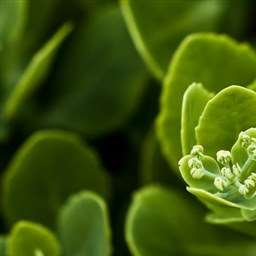
%> input picture 2  免疫遗传算法实现图像阈值分割/01.bmp, 256 x 256 px
$ octave main.m   (GNU Octave 9; MATLAB toolbox functions it lacks are replaced by stand-ins)
%> lines starting %> are read from the running program, lines starting %| are printed output that depends on the picture
### 2  免疫遗传算法实现图像阈值分割/isrgb.m
%%   判断是否为RGB真彩图像
function y = isrgb(x)
wid = sprintf('Images:%s:obsoleteFunction',mfilename);
str1= sprintf('%s is obsolete and may be removed in the future.',mfilename);
str2 = 'See product release notes for more information.';
warning(wid,'%s\n%s',str1,str2);

y = size(x,3)==3;
if y
   if isa(x, 'logical')
      y = false;
   elseif isa(x, 'double')
      m = size(x,1);
      n = size(x,2);
      chunk = x(1:min(m,10),1:min(n,10),:);
      y = (min(chunk(:))>=0 && max(chunk(:))<=1);
      if y
         y = (min(x(:))>=0 && max(x(:))<=1);
      end
   end
end

### 2  免疫遗传算法实现图像阈值分割/fitnessty.m
%%  适应度计算
function [fitness,b,number]=fitnessty(pop,lanti,I,popsize,m,n,number)
 num=m*n;
 for i=1:popsize
     number=number+1;
        anti=pop(i,:);
        lowsum=0;                  %低于阈值的灰度值之和
        lownum=0;                  %低于阈值的像素点的个数
        highsum=0;                 %高于阈值的灰度值之和
        highnum=0;                 %高于阈值的像素点的个数
        a=0;
        for j=1:lanti
            a=a+anti(1,j)*(2^(j-1));  %加权求和
        end
        b(1,i)=a*255/(2^lanti-1);
        for x=1:m
            for y=1:n
                if I(x,y)<b(1,i)
                    lowsum=lowsum+double(I(x,y));
                    lownum=lownum+1;
                else
                    highsum=highsum+double(I(x,y));
                    highnum=highnum+1;
                end
            end
        end
        u=(lowsum+highsum)/num;
        if lownum~=0
            u0=lowsum/lownum;
        else
            u0=0;
        end
        if highnum~=0
            u1=highsum/highnum;
        else
            u1=0;
        end
        w0=lownum/(num);
        w1=highnum/(num);
        fitness(1,i)=w0*(u0-u)^2+w1*(u1-u)^2;
 end

end

### 2  免疫遗传算法实现图像阈值分割/fit.m
%%   抗体的聚合适应度函数
function f=fit(A,fitness)
t=0.8;
[m,m]=size(A);     %A为10*10的矩阵
k=-0.8;
for i=1:m
    n=0;
    for j=1:m
    if A(i,j)>t
        n=n+1;
    end
    end
    C(1,i)=n/m;   %%计算抗体的浓度
end
f=fitness.*exp(k.*C);   %抗体的聚合适应度，f为1*10的矩阵

### 2  免疫遗传算法实现图像阈值分割/shonqt.m
%%   群体相似度函数
function a=shonqt(pop)
[m,n]=size(pop);
h=0;
for i=1:n
    s=sum(pop(:,i));
    if s==0||s==m
        h=h;
    else
    h=h-s/m*log2(s/m)-(m-s)/m*log2((m-s)/m);
    end
end
a=1/(1+h);


### 2  免疫遗传算法实现图像阈值分割/shontt.m
 %%  抗体相似度计算函数
function A=shontt(pop)
[m,n]=size(pop);
for i=1:m
    for j=1:m
        if i==j
            A(i,j)=1;
        else H(i,j)=0;
            for k=1:n
                if pop(i,k)~=pop(j,k)
                    H(i,j)=H(i,j)+1;
                end
            end
        H(i,j)=H(i,j)/n;
        A(i,j)=1/(1+H(i,j));
        end
    end
end

### 2  免疫遗传算法实现图像阈值分割/select.m
%%  选择操作
function v=select(v,fit)
[px,py]=size(v);
for i=1:px;
pfit(i)=fit(i)./sum(fit);
end
pfit=cumsum(pfit);
if pfit(px)<1
    pfit(px)=1;
end
rs=rand(1,10);
for i=1:10
    ss=0 ;
    for j=1:px
        if rs(i)<=pfit(j)
            v(i,:) = v(j,:);
            ss=1;
        end
        if ss==1
            break;
        end
    end
end

### 2  免疫遗传算法实现图像阈值分割/coss.m
%%   均匀杂交
function pop=coss(pop,cross_rate,popsize,lanti)
j=1;
for i=1:popsize   %选择进行抗体交叉的个体
    p=rand;
    if p<cross_rate
        parent(j,:)=pop(i,:);
        a(1,j)=i;
        j=j+1;
    end
end
j=j-1;
if rem(j,2)~=0
    j=j-1;
end
for i=1:2:j
    p=2*rand(1,lanti)-1;   %随机生成一个模版
    p=hardlim(p);
    for k=1:lanti
        if p(1,k)==1
            pop(a(1,i),k)=parent(i+1,k);
            pop(a(1,i+1),k)=parent(i,k);
        end
    end
end

### 2  免疫遗传算法实现图像阈值分割/mutation_compute.m
%%  变异操作
function pop=mutation_compute(pop,mutation_rate,lanti,popsize)  %均匀变异
for i=1:popsize
    s=rand(1,lanti);
    for j=1:lanti
        if s(1,j)<mutation_rate
            if pop(i,j)==1
                pop(i,j)=0;
            else pop(i,j)=1;
            end
        end
    end
end

### 2  免疫遗传算法实现图像阈值分割/main.m
%%  学习目标：免疫遗传算法实现图像阈值分割
clear all
clc
tic
%%
popsize=15;       %群体规模
lanti=10;
maxgen=50;        %最大代数
cross_rate=0.4;   %交叉速率
mutation_rate=0.1;%变异速率
a0=0.7;
zpopsize=5;
bestf=0;
nf=0;
number=0;
%%
I=imread('01.bmp');   %读入图像
%> I is the input picture: size 256x256x3 uint8; mean R, G, B 62.3, 85.4, 12.8

%%
q=isrgb(I);             %判断是否为RGB真彩图像
%> q = true
if q==1
    I=rgb2gray(I);      %转换RGB图像为灰度图像
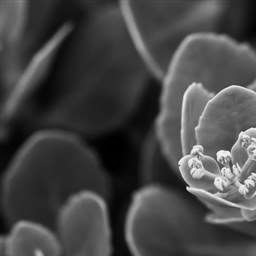
%> I: size 256x256 uint8; min 0, max 249, mean 70.2
end
%%
[m,n]=size(I);            %图像大小
%> m = 256; n = 256
p=imhist(I);              %显示图像数据直方图
%> p = 256 values, max 1409 at index 43, min 0 at index 251, mean 256
p=p';                     %阵列由列变为行
p=p/(m*n);                %将p的值变换到（0,1）
%> p = 256 values, max 0.0215 at index 43, min 0 at index 251, mean 0.00391
figure(1)
subplot(1,2,1);
imshow(I);
title('原图的灰度图像');
hold on
%%  抗体群体初始化
pop=2*rand(popsize,lanti)-1;   %pop为15*10的值为（-1,1）之间的随机数矩阵
pop=hardlim(pop);              %大于等于0为1，小于0为0
%%   免疫操作
for gen=1:maxgen
    %%  计算抗体—抗原的亲和度
%> (the run ends here)
